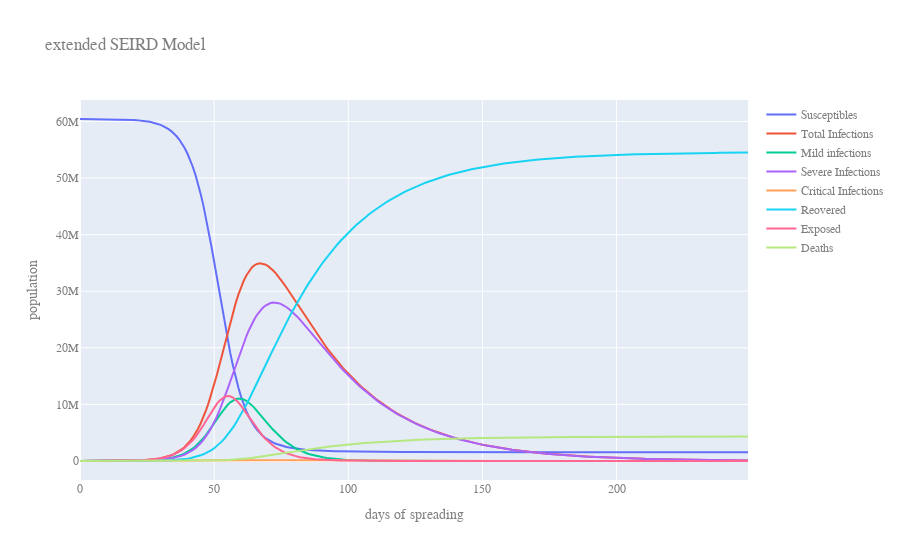

Notebook source saved alongside this figure:
### Markdown cell above
#### number check

### Code cell
# Create traces
fig = go.Figure()
fig.add_trace(go.Scatter(x=list(time_range), y=S, mode='lines',name='Susceptibles'))
fig.add_trace(go.Scatter(x=list(time_range), y=I,mode='lines',name='Total Infections'))
fig.add_trace(go.Scatter(x=list(time_range), y=I1,mode='lines',name='Mild infections'))
fig.add_trace(go.Scatter(x=list(time_range), y=I2,mode='lines',name='Severe Infections'))
fig.add_trace(go.Scatter(x=list(time_range), y=I3,mode='lines',name='Critical Infections'))
fig.add_trace(go.Scatter(x=list(time_range), y=R,mode='lines',name='Reovered'))
fig.add_trace(go.Scatter(x=list(time_range), y=E,mode='lines',name='Exposed'))
fig.add_trace(go.Scatter(x=list(time_range), y=D,mode='lines', name='Deaths'))
fig.update_layout(
    title="extended SEIRD Model",
    xaxis_title="days of spreading",
    yaxis_title="population",
    font=dict(
        family="Courier New, monospace",
        size=12,
        color="#7f7f7f"
    )
)
fig.show()

### Figure 1 — Plotly figure (JSON) as saved in the notebook; plotly's stock layout.template omitted (floating-point values rounded to 4 significant figures; data arrays with more than 128 entries replaced by an {"elided": "..."} marker saying what was removed)
{"data": [{"mode": "lines", "name": "Susceptibles", "type": "scatter", "x": {"elided": "250 int values"}, "y": {"elided": "250 float values"}}, {"mode": "lines", "name": "Total Infections", "type": "scatter", "x": {"elided": "250 int values"}, "y": {"elided": "250 float values"}}, {"mode": "lines", "name": "Mild infections", "type": "scatter", "x": {"elided": "250 int values"}, "y": {"elided": "250 float values"}}, {"mode": "lines", "name": "Severe Infections", "type": "scatter", "x": {"elided": "250 int values"}, "y": {"elided": "250 float values"}}, {"mode": "lines", "name": "Critical Infections", "type": "scatter", "x": {"elided": "250 int values"}, "y": {"elided": "250 float values"}}, {"mode": "lines", "name": "Reovered", "type": "scatter", "x": {"elided": "250 int values"}, "y": {"elided": "250 float values"}}, {"mode": "lines", "name": "Exposed", "type": "scatter", "x": {"elided": "250 int values"}, "y": {"elided": "250 float values"}}, {"mode": "lines", "name": "Deaths", "type": "scatter", "x": {"elided": "250 int values"}, "y": {"elided": "250 float values"}}], "layout": {"font": {"color": "#7f7f7f", "family": "Courier New, monospace", "size": 12}, "title": {"text": "extended SEIRD Model"}, "xaxis": {"title": {"text": "days of spreading"}}, "yaxis": {"title": {"text": "population"}}}}
